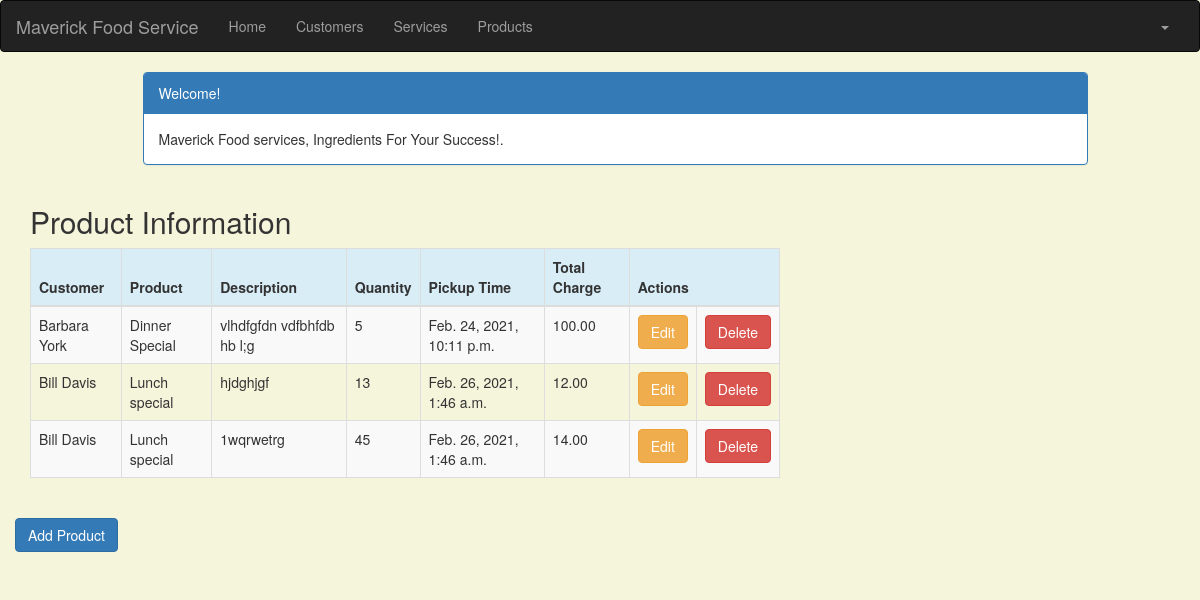
The page /product_list (signed in) on the database its author committed.
### crm/models.py (models this page shows, shortened)
class Product(models.Model):
    cust_name = models.ForeignKey(Customer, on_delete=models.CASCADE, related_name='products')
    product = models.CharField(max_length=100)
    p_description = models.TextField()
    quantity = models.IntegerField()
    pickup_time = models.DateTimeField(
        default=timezone.now)
    charge = models.DecimalField(max_digits=10, decimal_places=2)
    created_date = models.DateTimeField(
        default=timezone.now)
    updated_date = models.DateTimeField(auto_now_add=True)

class Customer(models.Model):
    cust_name = models.CharField(max_length=50)
    organization = models.CharField(max_length=100, blank=True)
    role = models.CharField(max_length=100)
    email = models.EmailField(max_length=100)
    bldgroom = models.CharField(max_length=100)
    address = models.CharField(max_length=200)
    account_number = models.IntegerField(blank=False, null=False)
    city = models.CharField(max_length=50)
    state = models.CharField(max_length=50)
    zipcode = models.CharField(max_length=10)
    phone_number = models.CharField(max_length=50)
    created_date = models.DateTimeField(
        default=timezone.now)
    updated_date = models.DateTimeField(auto_now_add=True)
    def __str__(self):
        return str(self.cust_name)

### crm/views.py (the view)
# urls.py: path('product_list', views.product_list, name='product_list'),
@login_required
def product_list(request):
   products = Product.objects.filter(created_date__lte=timezone.now())
   return render(request, 'crm/product_list.html', {'products': products})

### templates/crm/product_list.html (shortened to what this page needs)
<!DOCTYPE html>
{% extends 'crm/base.html' %}
{% block content %}
    <head>
        <link rel="stylesheet" href="https://maxcdn.bootstrapcdn.com/bootstrap/3.3.4/css/bootstrap.min.css">
    </head>
    <body>
    <div class="container">
        <div class="row">
            <div class="col-md-10 col-md-offset-1">
                <div class="panel panel-primary">
                    <div class="panel-heading">Welcome!</div>
                    <div class="panel-body">
                        Maverick Food services, Ingredients For Your Success!.
                    </div>
                </div>
            </div>
        </div>
    </div>
    <div class="row">
        <h2 style="padding-left: 15Px">Product Information</h2>
    </div>
    <div>
        <table class="table table-striped table-bordered table-hover">
            <thead>
            <tr class="bg-info">
                <th>Customer</th>
                <th>Product</th>
                <th>Description</th>
                <th>Quantity</th>
                <th>Pickup Time</th>
                <th>Total Charge</th>
                <th colspan="3">Actions</th>
            </tr>
            </thead>
            <tbody>
            {% for product in products %}
                <tr>
                    <td>{{ product.cust_name }}</td>
                    <td>{{ product.product }}</td>
                    <td>{{ product.p_description }}</td>
                    <td>{{ product.quantity }}</td>
                    <td>{{ product.pickup_time }}</td>
                    <td>{{ product.charge }}</td>
                    <td><a href="{% url 'crm:product_edit' pk=product.pk %}"
                           class="btn btn-warning">Edit</a></td>
                   <td><a href="{% url 'crm:product_delete' pk=product.pk %}"
                       onclick="return confirm('Are you sure you want to delete?')"
                       class="btn btn-danger">Delete</a>
                   </td>
                </tr>
            {% endfor %}
            </tbody>
        </table>
    </div>
     <div class="row">
         <a href="{% url 'crm:product_new' %}" class="row"><span
                    class="btn btn-primary">Add Product</span></a>
     </div>
    </body>
{% endblock %}

### templates/crm/base.html (shortened to what this page needs)
<!DOCTYPE html>
{% load static %}
<html lang="en">
<head>
    <link rel="stylesheet" href="https://maxcdn.bootstrapcdn.com/bootstrap/3.3.7/css/bootstrap.min.css">
</head>
<body id="app-layout">
<nav class="navbar navbar-inverse">
    <div class="container-fluid">
        <div class="navbar-header">
            <a class="navbar-brand" href="/">
                Maverick Food Service
            </a>
</div>
        <div class="collapse navbar-collapse" id="myNavbar">
            <ul class="nav navbar-nav">
                <li><a href="{% url 'crm:home' %}">Home</a></li>
                <li><a href="{% url 'crm:customer_list' %}">Customers</a></li>
               <li><a href="{% url 'crm:service_list' %}">Services</a></li>
                <li><a href="{% url 'crm:product_list' %}">Products</a></li>
            </ul>
            <ul class="nav navbar-nav navbar-right">
                {% if user.is_authenticated %}
                    <li class="dropdown">
                        <a href="#" class="dropdown-toggle" data-toggle="dropdown" role="button" aria-expanded="false">
                            <span class="caret"></span>
                        </a>
                    </li>
                {% else %}
                    <li><a href="{% url 'login' %}"><span class="glyphicon glyphicon-log-in"></span> Login</a></li>
                {% endif %}
            </ul>
        </div>
    </div>
</nav>
<div class="content container">
    <div class="row">
        <div class="col-md-8">
            {% block content %}{% endblock %}
        </div>
    </div>
</body>
</html>

### templates/crm/base.html (style rules this page uses)
.navbar { margin-bottom: 0; border-radius: 0; }

### templates/crm/product_list.html (style rules this page uses)
body { background-color: beige; }

### rows shown on the page
Product: cust_name "Barbara York", product "Dinner Special", p_description "vlhdfgfdn vdfbhfdb hb l;g", quantity "5", pickup_time "Feb. 24, 2021, 10:11 p.m.", charge "100.00"
Product: cust_name "Bill Davis", product "Lunch special", p_description "hjdghjgf", quantity "13", pickup_time "Feb. 26, 2021, 1:46 a.m.", charge "12.00"
Product: cust_name "Bill Davis", product "Lunch special", p_description "1wqrwetrg", quantity "45", pickup_time "Feb. 26, 2021, 1:46 a.m.", charge "14.00"
